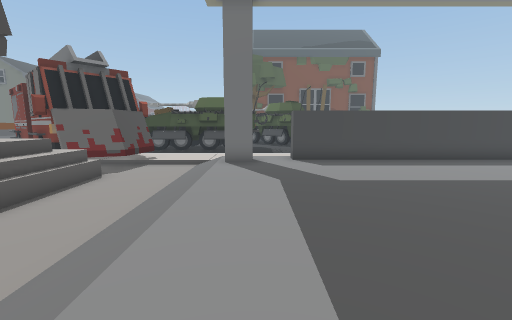
view 1 (above)

24 first-person views from a walk through a Unity game level. The camera is 1.4 m above the floor, tilts 8° down and sees 90° across. The floor is counted in squares, 1 m on a side. Each view is taken from the middle of a square. On the plan, view 1 faces up. The plan holds only what a view shows up to about 13 squares ahead; the rest is blank. The place goes on beyond the plan. Some animated figures are left out. Some surface patterns are stand-ins.

view 2
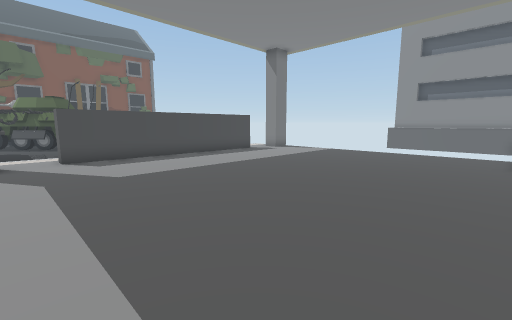

view 3
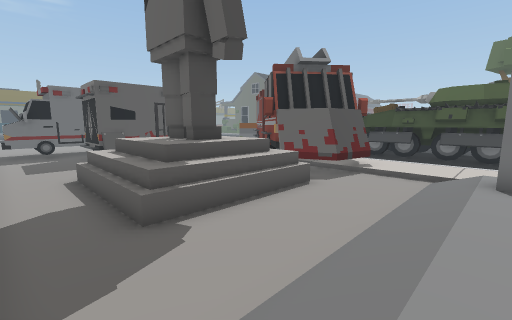

view 4
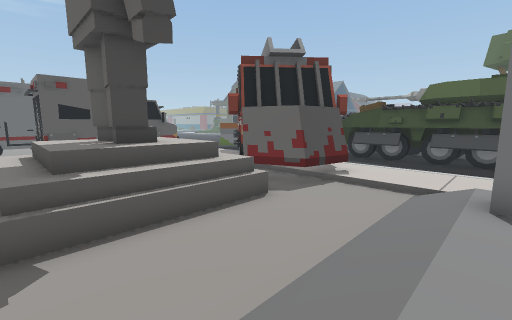

view 5
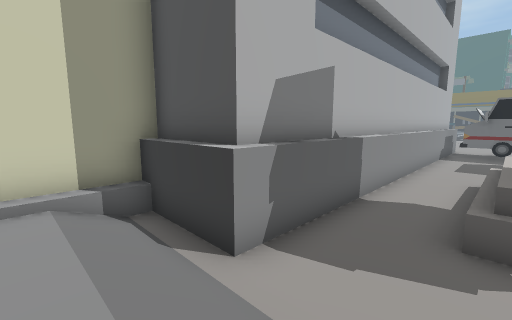

view 6
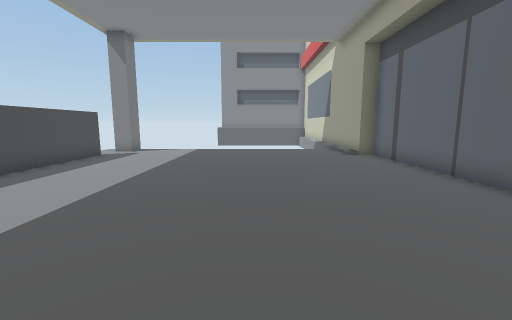

view 7
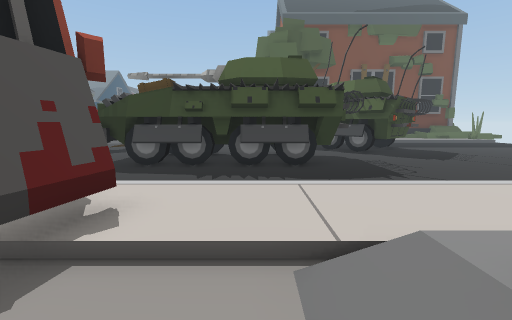

view 8
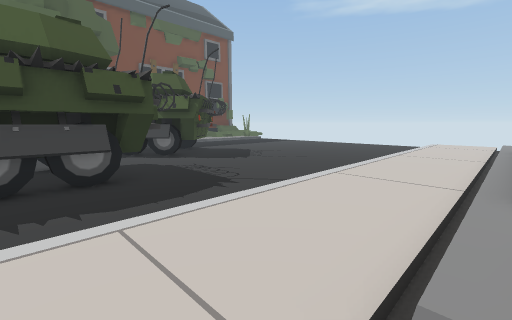

view 9
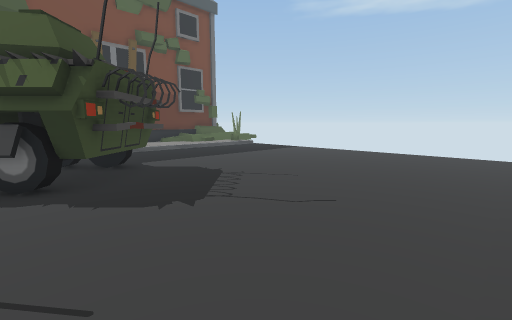

view 10
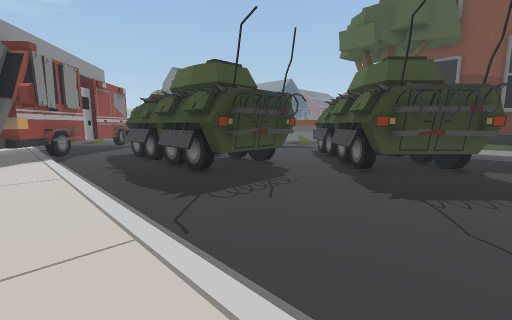

view 11
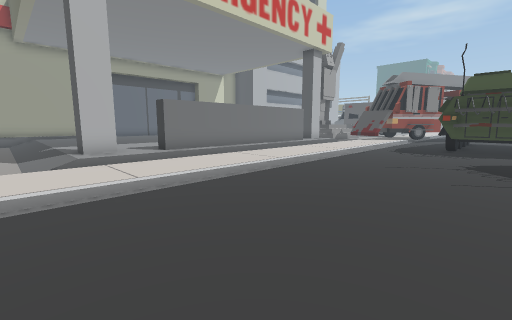

view 12
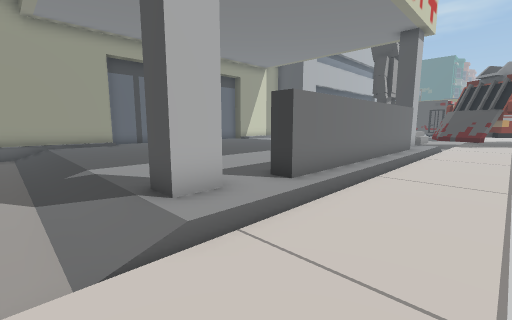

view 13
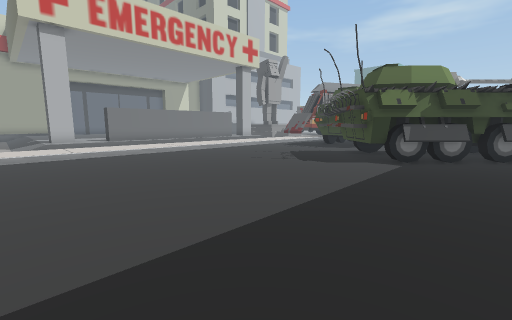

view 14
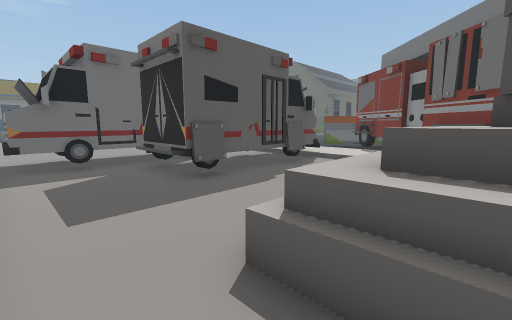

view 15
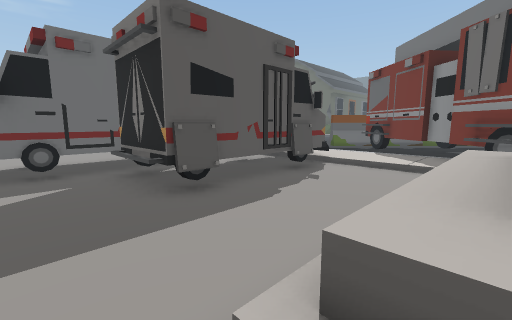

view 16
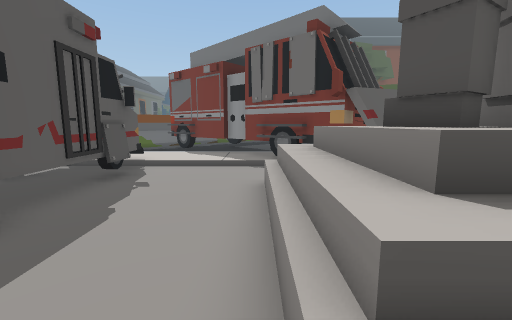

view 17
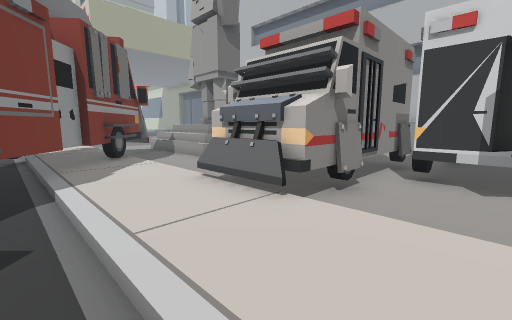

view 18
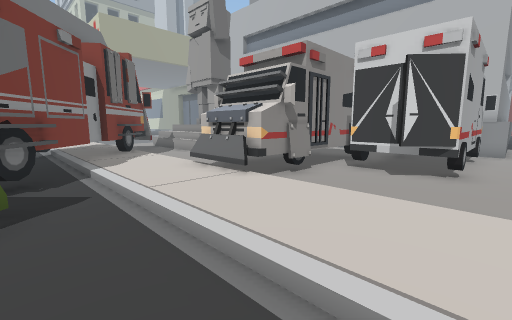

view 19
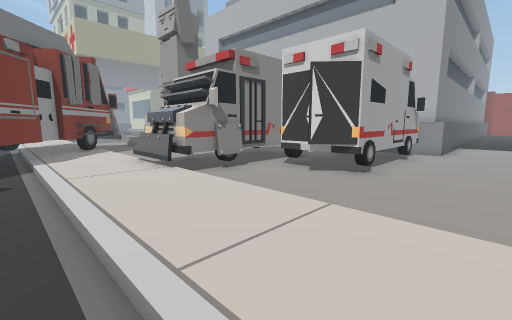

view 20
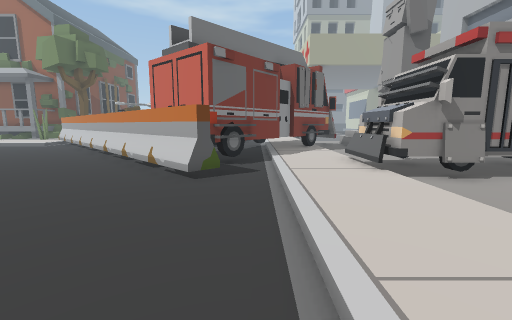

view 21
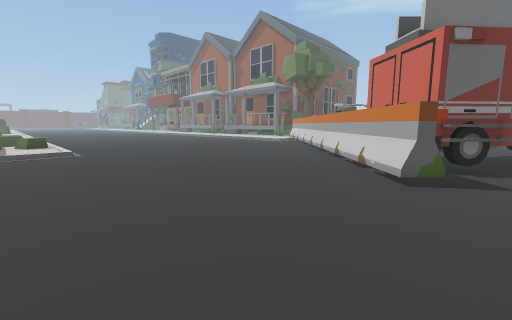

view 22
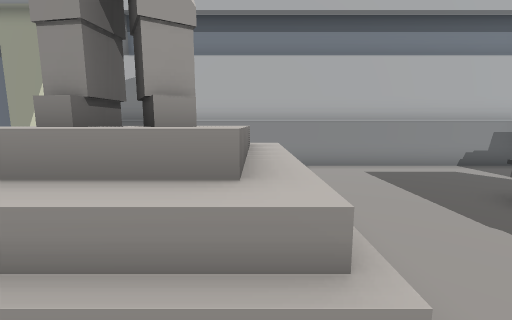

view 23
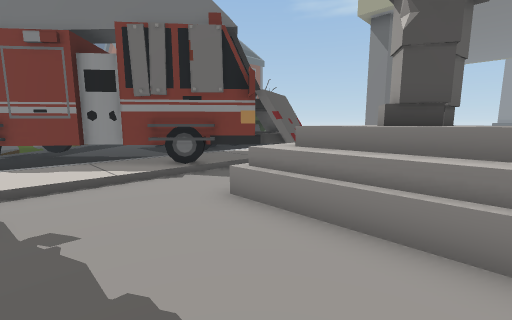

view 24
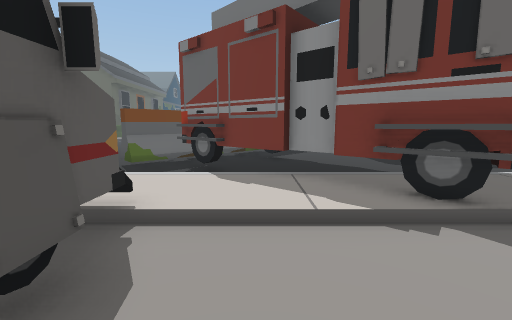

### Floor plan
Key: @ floor where view 1 was taken; # wall or solid block; . main floor; : floor 0.25 m higher than the main floor; + floor 0.5 m higher than the main floor; / step, stairs or slope; = window, fence, low wall or low ledge; ^ raised ledge; O other object.
Columns run from 25 left of view 1 to 15 right of it. Each row starts with its distance up from view 1.
 27  .......     ..           ###.......... .
 26  ........   ...           ####..........
 25  ......... ....         ### ###..........
 24  ..............         ###  #O..........
 23  .............O         # ##==#..........
 22  ............OO.        =######..........
 21  ...........OO..      OO #.###...........
 20  ..........OO ..       ^^#...............
 19  .........OO     #     ^^#...............
 18  ........OO      ###O#OO##...............
 17  .......OO#      ########................
 16   ......O.O#   ^##.......................
 15  . ........#^    O#......................
 14   :::::::::::#^^^ #::::::::::::::::::::::
 13  :::::::::::::## ^^##::::::::::::::::::::
 12  :::::::OOO:::#O^^###::::::::::::::::::::
 11  .......OOO.....#####../+++#########+++/.
 10  ......OOOO......###.../#++#########++#/.
  9  ....O..OOO....^^^^^.../+++++++++++++++/.
  8  ...OOOOO O...^^^^^^.../+++++++++++++++/.
  7  ...OOO O O...^^^^^^.../+++++++++++++++/.
  6  ...O  OO O...^^^#^^.../+++++++++++++++/.
  5  ...O  OOOO...^^^^^^.../+++++++++++++++/.
  4  ...OOOO......^^^^^^.../+++++++++++++++/.
  3 ....OOO................/+++++++++++++++/.
  2 ....OOO................/+++++++++++++++/.
  1  ..####################/+++++++++++++++/.
  0  ..##                ##/+@+++++++++++++/.
 -1  //#                  #/// +++++++++/////
 -2  ::                   ###################

Positions as (right, up) in squares from view 1, and headings:
1: (0, 0), facing up
2: (0, -1), facing up-right
3: (-1, 2), facing up-left
4: (-1, 4), facing up-left
5: (-1, 4), facing down-left
6: (-1, 3), facing right
7: (-3, 9), facing up
8: (-3, 11), facing up-right
9: (2, 15), facing up-right
10: (6, 13), facing up-left
11: (15, 20), facing down-left
12: (15, 14), facing down-left
13: (15, 27), facing down-left
14: (-9, 2), facing up-left
15: (-10, 3), facing up-left
16: (-11, 3), facing up
17: (-20, 15), facing down-right
18: (-22, 16), facing down-right
19: (-24, 15), facing down-right
20: (-24, 15), facing right
21: (-24, 15), facing up-right
22: (-10, 10), facing down
23: (-14, 5), facing up-right
24: (-13, 8), facing up
